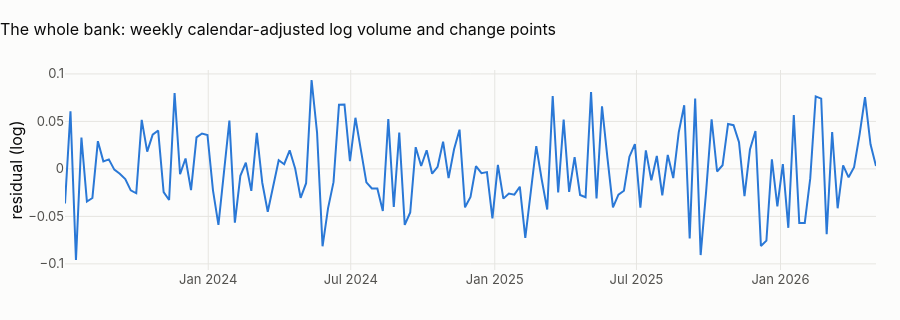

Notebook source saved alongside this figure:
### Markdown cell above
## 2 · Change points in the level of activity
**Method.** PELT (pruned exact linear time) on the weekly mean of the calendar-adjusted log volume, with an RBF cost
and a penalty of 3·log(n) (BIC-like): it finds the dates where the series' level shifts, and the penalty decides how
much shift is worth a break. Weekly aggregation removes the daily noise that would otherwise force many small breaks.

### Code cell
wk = daily.set_index("local_date").resid.resample("W").mean().dropna()
algo = rpt.Pelt(model="rbf", min_size=6).fit(wk.to_numpy().reshape(-1, 1))
bkps = algo.predict(pen=3 * np.log(len(wk)))
dates = [wk.index[b - 1] for b in bkps[:-1]]
fig = px.line(
    x=wk.index,
    y=wk.values,
    title=f"{CTRY.title}: weekly calendar-adjusted log volume and change points",
)
for d in dates:
    fig.add_vline(x=d, line_dash="dash")
fig.update_layout(height=320, xaxis_title=None, yaxis_title="residual (log)")
fig.show()
display(
    Markdown(
        f"**{len(dates)} change point(s)** "
        + (
            f"at {', '.join(str(d.date()) for d in dates)}."
            if dates
            else f"in {len(wk)} weeks: the level of activity never shifts."
        )
    )
)

### Figure 1 — Plotly figure (JSON) as saved in the notebook; plotly's stock layout.template omitted (floating-point values rounded to 4 significant figures; data arrays with more than 128 entries replaced by an {"elided": "..."} marker saying what was removed)
{"data": [{"hovertemplate": "x=%{x}<br>y=%{y}<extra></extra>", "legendgroup": "", "line": {"color": "#2a78d6", "dash": "solid"}, "marker": {"symbol": "circle"}, "mode": "lines", "name": "", "orientation": "v", "showlegend": false, "type": "scatter", "x": {"elided": "149 str values"}, "xaxis": "x", "y": {"elided": "149 float values"}, "yaxis": "y"}], "layout": {"height": 320, "legend": {"tracegroupgap": 0}, "title": {"text": "The whole bank: weekly calendar-adjusted log volume and change points"}, "xaxis": {"anchor": "y", "domain": [0.0, 1.0], "title": {}}, "yaxis": {"anchor": "x", "domain": [0.0, 1.0], "title": {"text": "residual (log)"}}}}
